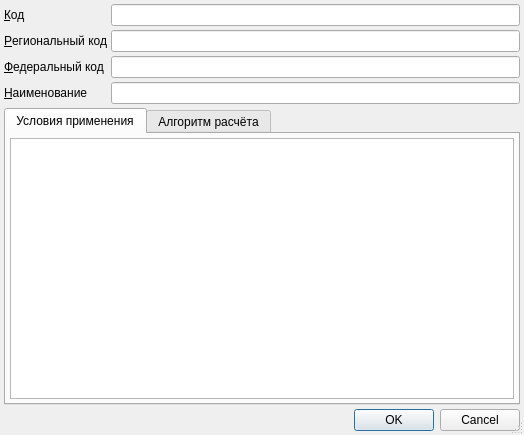
<?xml version="1.0" encoding="UTF-8"?>
<ui version="4.0">
 <class>RBContractCoefficientType</class>
 <widget class="QDialog" name="RBContractCoefficientType">
  <property name="geometry">
   <rect>
    <x>0</x>
    <y>0</y>
    <width>524</width>
    <height>435</height>
   </rect>
  </property>
  <property name="windowTitle">
   <string>ChangeMe!</string>
  </property>
  <property name="sizeGripEnabled">
   <bool>true</bool>
  </property>
  <layout class="QGridLayout" name="gridLayout">
   <property name="margin">
    <number>4</number>
   </property>
   <property name="spacing">
    <number>4</number>
   </property>
   <item row="0" column="0">
    <widget class="QLabel" name="lblCode">
     <property name="text">
      <string>&amp;Код</string>
     </property>
     <property name="buddy">
      <cstring>edtCode</cstring>
     </property>
    </widget>
   </item>
   <item row="0" column="1">
    <widget class="QLineEdit" name="edtCode"/>
   </item>
   <item row="1" column="0">
    <widget class="QLabel" name="lblRegionalCode">
     <property name="text">
      <string>&amp;Региональный код</string>
     </property>
     <property name="buddy">
      <cstring>edtRegionalCode</cstring>
     </property>
    </widget>
   </item>
   <item row="1" column="1">
    <widget class="QLineEdit" name="edtRegionalCode"/>
   </item>
   <item row="2" column="0">
    <widget class="QLabel" name="lblFederalCode">
     <property name="text">
      <string>&amp;Федеральный код</string>
     </property>
     <property name="buddy">
      <cstring>edtFederalCode</cstring>
     </property>
    </widget>
   </item>
   <item row="2" column="1">
    <widget class="QLineEdit" name="edtFederalCode"/>
   </item>
   <item row="3" column="0">
    <widget class="QLabel" name="lblName">
     <property name="text">
      <string>&amp;Наименование</string>
     </property>
     <property name="buddy">
      <cstring>edtName</cstring>
     </property>
    </widget>
   </item>
   <item row="3" column="1">
    <widget class="QLineEdit" name="edtName"/>
   </item>
   <item row="4" column="0" colspan="2">
    <widget class="QTabWidget" name="tabWidget">
     <property name="currentIndex">
      <number>0</number>
     </property>
     <widget class="QWidget" name="tabSigns">
      <attribute name="title">
       <string>Условия применения</string>
      </attribute>
      <layout class="QVBoxLayout" name="verticalLayout">
       <property name="spacing">
        <number>4</number>
       </property>
       <property name="margin">
        <number>4</number>
       </property>
       <item>
        <widget class="CInDocTableView" name="tblSigns"/>
       </item>
      </layout>
     </widget>
     <widget class="QWidget" name="tabAlgorithm">
      <attribute name="title">
       <string>Алгоритм расчёта</string>
      </attribute>
      <layout class="QGridLayout" name="gridLayout_2">
       <property name="margin">
        <number>4</number>
       </property>
       <property name="spacing">
        <number>4</number>
       </property>
       <item row="0" column="0">
        <widget class="QLabel" name="lblAlgorithm">
         <property name="text">
          <string>&lt;!DOCTYPE HTML PUBLIC &quot;-//W3C//DTD HTML 4.0//EN&quot; &quot;http://www.w3.org/TR/REC-html40/strict.dtd&quot;&gt;
&lt;html&gt;&lt;head&gt;&lt;meta name=&quot;qrichtext&quot; content=&quot;1&quot; /&gt;&lt;style type=&quot;text/css&quot;&gt;
p, li { white-space: pre-wrap; }
&lt;/style&gt;&lt;/head&gt;&lt;body style=&quot; font-family:'Tahoma'; font-size:9pt; font-weight:400; font-style:normal;&quot;&gt;
&lt;p style=&quot; margin-top:0px; margin-bottom:0px; margin-left:0px; margin-right:0px; -qt-block-indent:0; text-indent:0px;&quot;&gt;Алгоритм расчёта значения коэффициента основываясь на свойствах события и МЭСа.&lt;/p&gt;
&lt;p style=&quot; margin-top:0px; margin-bottom:0px; margin-left:0px; margin-right:0px; -qt-block-indent:0; text-indent:0px;&quot;&gt;Переменнные:&lt;/p&gt;
&lt;table border=&quot;0&quot; style=&quot; margin-top:0px; margin-bottom:0px; margin-left:0px; margin-right:0px;&quot; cellspacing=&quot;2&quot; cellpadding=&quot;0&quot;&gt;
&lt;tr&gt;
&lt;td&gt;
&lt;p style=&quot; margin-top:0px; margin-bottom:0px; margin-left:0px; margin-right:0px; -qt-block-indent:0; text-indent:0px;&quot;&gt;&lt;span style=&quot; font-weight:600;&quot;&gt;k&lt;/span&gt;&lt;/p&gt;&lt;/td&gt;
&lt;td&gt;
&lt;p style=&quot; margin-top:0px; margin-bottom:0px; margin-left:0px; margin-right:0px; -qt-block-indent:0; text-indent:0px;&quot;&gt;значение коэффициента из договора&lt;/p&gt;&lt;/td&gt;&lt;/tr&gt;
&lt;tr&gt;
&lt;td&gt;
&lt;p style=&quot; margin-top:0px; margin-bottom:0px; margin-left:0px; margin-right:0px; -qt-block-indent:0; text-indent:0px;&quot;&gt;&lt;span style=&quot; font-weight:600;&quot;&gt;duration&lt;/span&gt;&lt;/p&gt;&lt;/td&gt;
&lt;td&gt;
&lt;p style=&quot; margin-top:0px; margin-bottom:0px; margin-left:0px; margin-right:0px; -qt-block-indent:0; text-indent:0px;&quot;&gt;длительность события&lt;/p&gt;&lt;/td&gt;&lt;/tr&gt;
&lt;tr&gt;
&lt;td&gt;
&lt;p style=&quot; margin-top:0px; margin-bottom:0px; margin-left:0px; margin-right:0px; -qt-block-indent:0; text-indent:0px;&quot;&gt;&lt;span style=&quot; font-weight:600;&quot;&gt;minDuration&lt;/span&gt;&lt;/p&gt;&lt;/td&gt;
&lt;td&gt;
&lt;p style=&quot; margin-top:0px; margin-bottom:0px; margin-left:0px; margin-right:0px; -qt-block-indent:0; text-indent:0px;&quot;&gt;минимальная длительность согласно МЭС&lt;/p&gt;&lt;/td&gt;&lt;/tr&gt;
&lt;tr&gt;
&lt;td&gt;
&lt;p style=&quot; margin-top:0px; margin-bottom:0px; margin-left:0px; margin-right:0px; -qt-block-indent:0; text-indent:0px;&quot;&gt;&lt;span style=&quot; font-weight:600;&quot;&gt;maxDuration&lt;/span&gt;&lt;/p&gt;&lt;/td&gt;
&lt;td&gt;
&lt;p style=&quot; margin-top:0px; margin-bottom:0px; margin-left:0px; margin-right:0px; -qt-block-indent:0; text-indent:0px;&quot;&gt;максимальная длительность согласно МЭС&lt;/p&gt;&lt;/td&gt;&lt;/tr&gt;
&lt;tr&gt;
&lt;td&gt;
&lt;p style=&quot; margin-top:0px; margin-bottom:0px; margin-left:0px; margin-right:0px; -qt-block-indent:0; text-indent:0px;&quot;&gt;&lt;span style=&quot; font-weight:600;&quot;&gt;avgDuration&lt;/span&gt;&lt;/p&gt;&lt;/td&gt;
&lt;td&gt;
&lt;p style=&quot; margin-top:0px; margin-bottom:0px; margin-left:0px; margin-right:0px; -qt-block-indent:0; text-indent:0px;&quot;&gt;средняя длительность согласно МЭС&lt;/p&gt;&lt;/td&gt;&lt;/tr&gt;&lt;/table&gt;
&lt;p style=&quot; margin-top:0px; margin-bottom:0px; margin-left:0px; margin-right:0px; -qt-block-indent:0; text-indent:0px;&quot;&gt;Пустое значение из соображений совместимости соответствует &lt;span style=&quot; font-weight:600;&quot;&gt;k&lt;/span&gt;&lt;/p&gt;&lt;/body&gt;&lt;/html&gt;</string>
         </property>
         <property name="textFormat">
          <enum>Qt::RichText</enum>
         </property>
        </widget>
       </item>
       <item row="1" column="0">
        <widget class="QPlainTextEdit" name="edtAlgorithm"/>
       </item>
       <item row="2" column="0">
        <widget class="QPushButton" name="btnTestAlgorithm">
         <property name="text">
          <string>Проверить алгоритм</string>
         </property>
        </widget>
       </item>
      </layout>
     </widget>
    </widget>
   </item>
   <item row="5" column="0" colspan="2">
    <widget class="QDialogButtonBox" name="buttonBox">
     <property name="standardButtons">
      <set>QDialogButtonBox::Cancel|QDialogButtonBox::Ok</set>
     </property>
    </widget>
   </item>
  </layout>
 </widget>
 <customwidgets>
  <customwidget>
   <class>CInDocTableView</class>
   <extends>QTableView</extends>
   <header location="global">library/InDocTable.h</header>
  </customwidget>
 </customwidgets>
 <tabstops>
  <tabstop>edtCode</tabstop>
  <tabstop>edtRegionalCode</tabstop>
  <tabstop>edtFederalCode</tabstop>
  <tabstop>edtName</tabstop>
  <tabstop>tabWidget</tabstop>
  <tabstop>tblSigns</tabstop>
  <tabstop>edtAlgorithm</tabstop>
  <tabstop>btnTestAlgorithm</tabstop>
  <tabstop>buttonBox</tabstop>
 </tabstops>
 <resources/>
 <connections>
  <connection>
   <sender>buttonBox</sender>
   <signal>accepted()</signal>
   <receiver>RBContractCoefficientType</receiver>
   <slot>accept()</slot>
   <hints>
    <hint type="sourcelabel">
     <x>157</x>
     <y>430</y>
    </hint>
    <hint type="destinationlabel">
     <x>34</x>
     <y>284</y>
    </hint>
   </hints>
  </connection>
  <connection>
   <sender>buttonBox</sender>
   <signal>rejected()</signal>
   <receiver>RBContractCoefficientType</receiver>
   <slot>reject()</slot>
   <hints>
    <hint type="sourcelabel">
     <x>157</x>
     <y>430</y>
    </hint>
    <hint type="destinationlabel">
     <x>101</x>
     <y>283</y>
    </hint>
   </hints>
  </connection>
 </connections>
</ui>
